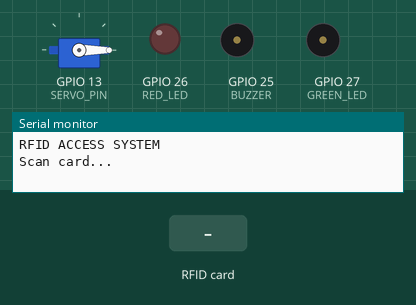
Simulated run of this sketch. Board: ESP32. Parts: servo, output pins drawn as LEDs (lit = HIGH), buzzer (waves = sounding, pin HIGH), the last lines printed to the serial monitor. The inputs (shaded band) are chosen by the test bench.

Above: at 1.2 s.
1.3 s: RFID card 01 02 03 04 held to the reader
At 1.4 s:
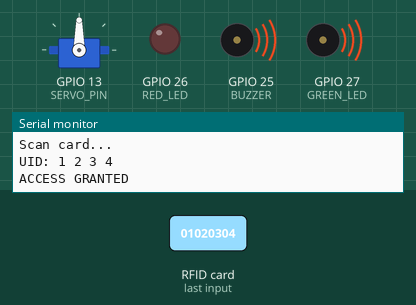
At 2.4 s:
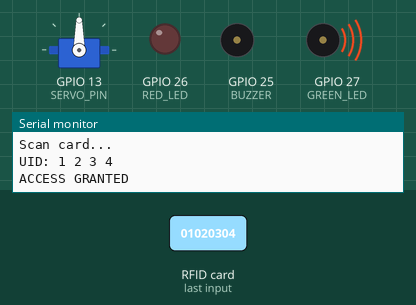
3.0 s: RFID card 5E 7A 19 C4 held to the reader
At 4.6 s:
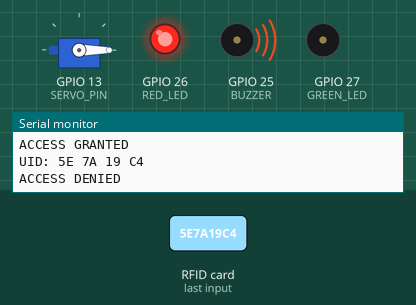
Timing chart, 0 to 6.8 s (numbered marks = the images above; inputs shaded):
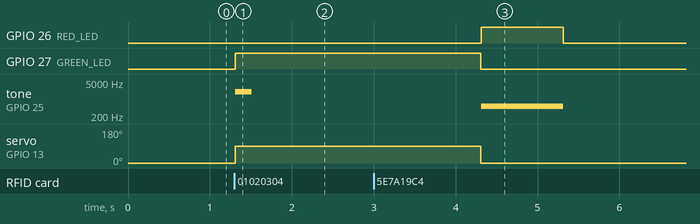

Measured:
- after the input at 1.3 s, GPIO 27 (GREEN_LED): LOW → HIGH at once; tone on GPIO 25 (BUZZER): silent → 2000 Hz at once, → silent 0.20 s later; servo on GPIO 13 (SERVO_PIN): 0° → 90° at once
- after the input at 3.0 s, GPIO 26 (RED_LED): LOW → HIGH after 1.3 s, → LOW 1.0 s later; tone on GPIO 25 (BUZZER): silent → 500 Hz after 1.3 s, → silent 1.0 s later

The sketch:

sketch.ino
```cpp
#include <SPI.h>
#include <MFRC522.h>
#include <ESP32Servo.h>

#define SS_PIN 5
#define RST_PIN 22

MFRC522 rfid(SS_PIN, RST_PIN);

Servo door;

const int SERVO_PIN = 13;
const int RED_LED = 26;
const int GREEN_LED = 27;
const int BUZZER = 25;

byte allowedUID[] = {
  0x01,
  0x02,
  0x03,
  0x04
};

bool checkUID() {

  for (byte i = 0; i < 4; i++) {

    if (rfid.uid.uidByte[i] != allowedUID[i]) {
      return false;
    }
  }

  return true;
}

void accessGranted() {

  Serial.println("ACCESS GRANTED");

  digitalWrite(GREEN_LED, HIGH);

  door.write(90);

  tone(BUZZER, 2000, 200);

  delay(3000);

  door.write(0);

  digitalWrite(GREEN_LED, LOW);
}

void accessDenied() {

  Serial.println("ACCESS DENIED");

  digitalWrite(RED_LED, HIGH);

  tone(BUZZER, 500, 1000);

  delay(1000);

  digitalWrite(RED_LED, LOW);
}

void setup() {

  Serial.begin(115200);

  SPI.begin();

  rfid.PCD_Init();

  door.attach(SERVO_PIN);
  door.write(0);

  pinMode(RED_LED, OUTPUT);
  pinMode(GREEN_LED, OUTPUT);
  pinMode(BUZZER, OUTPUT);

  Serial.println("RFID ACCESS SYSTEM");
  Serial.println("Scan card...");
}

void loop() {

  if (!rfid.PICC_IsNewCardPresent()) {
    return;
  }

  if (!rfid.PICC_ReadCardSerial()) {
    return;
  }

  Serial.print("UID: ");

  for (byte i = 0; i < rfid.uid.size; i++) {

    Serial.print(rfid.uid.uidByte[i], HEX);
    Serial.print(" ");
  }

  Serial.println();

  if (checkUID()) {
    accessGranted();
  } else {
    accessDenied();
  }

  rfid.PICC_HaltA();
}
```
